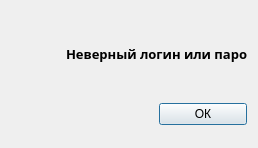
<?xml version="1.0" encoding="UTF-8"?>
<ui version="4.0">
 <class>msgWarning</class>
 <widget class="QDialog" name="msgWarning">
  <property name="geometry">
   <rect>
    <x>0</x>
    <y>0</y>
    <width>258</width>
    <height>148</height>
   </rect>
  </property>
  <property name="minimumSize">
   <size>
    <width>258</width>
    <height>148</height>
   </size>
  </property>
  <property name="maximumSize">
   <size>
    <width>258</width>
    <height>148</height>
   </size>
  </property>
  <property name="windowTitle">
   <string>Error</string>
  </property>
  <layout class="QGridLayout" name="gridLayout" rowstretch="0,0" columnstretch="0,0,0" rowminimumheight="0,0" columnminimumwidth="0,0,0">
   <property name="leftMargin">
    <number>10</number>
   </property>
   <property name="bottomMargin">
    <number>3</number>
   </property>
   <item row="0" column="1" colspan="2">
    <widget class="QLabel" name="text">
     <property name="font">
      <font>
       <family>Bahnschrift SemiBold</family>
       <pointsize>10</pointsize>
       <weight>75</weight>
       <bold>true</bold>
      </font>
     </property>
     <property name="text">
      <string>Неверный логин или пароль</string>
     </property>
    </widget>
   </item>
   <item row="1" column="2">
    <widget class="QPushButton" name="pushButton">
     <property name="text">
      <string>ОК</string>
     </property>
    </widget>
   </item>
   <item row="0" column="0">
    <widget class="ScaledPixmap" name="img">
     <property name="minimumSize">
      <size>
       <width>50</width>
       <height>50</height>
      </size>
     </property>
     <property name="maximumSize">
      <size>
       <width>50</width>
       <height>50</height>
      </size>
     </property>
     <property name="text">
      <string/>
     </property>
    </widget>
   </item>
  </layout>
 </widget>
 <customwidgets>
  <customwidget>
   <class>ScaledPixmap</class>
   <extends>QLabel</extends>
   <header location="global">scaledpixmap.h</header>
  </customwidget>
 </customwidgets>
 <resources/>
 <connections/>
</ui>
